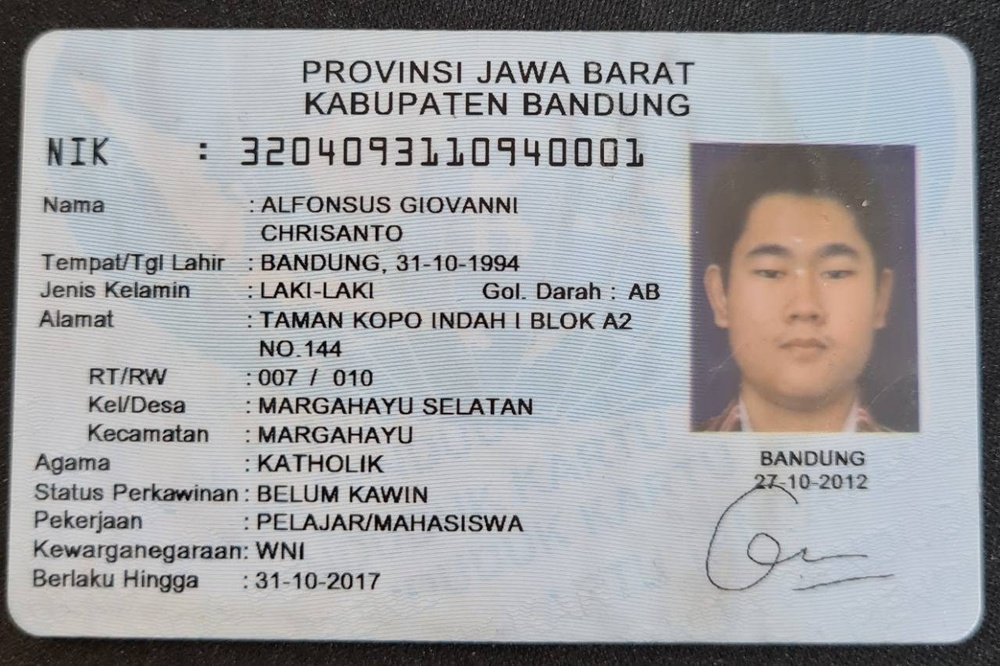
#> input picture KTP-OCR/ktpocr/dataset/ktp10.jpeg, 1000 x 666 px, shrunk from 1280 x 852 before the run
$ python -i extractor.py   (imports and definitions only)
#> lines starting #> are read from the running program, lines starting #| are printed output that depends on the picture
### KTP-OCR/ktpocr/form.py
class KTPInformation(object):
    def __init__(self):
        self.nik = ""
        self.nama = ""
        self.tempat_lahir = ""
        self.tanggal_lahir = ""
        self.jenis_kelamin = ""
        self.golongan_darah = ""
        self.alamat = ""
        self.rt = ""
        self.rw = ""
        self.kelurahan_atau_desa = ""
        self.kecamatan = ""
        self.agama = ""
        self.status_perkawinan = ""
        self.pekerjaan = ""
        self.kewarganegaraan = ""
        berlaku_hingga = "SEMUR HIDUP"

### KTP-OCR/ktpocr/extractor.py
import cv2
import json
import re
import numpy as np
import pytesseract
import matplotlib.pyplot as plt
from ktpocr.form import KTPInformation
from PIL import Image

class KTPOCR(object):
    # [6 lines left out: function __init__, not called in this run]

    def process(self, image):
        raw_extracted_text = pytesseract.image_to_string((self.threshed), lang="ind")
        return raw_extracted_text

    # [40 lines left out: functions word_to_number_converter, extract, not called in this run]


    def master_process(self):
        raw_text = self.process(self.image)
        self.extract(raw_text)

    def to_json(self):
        return json.dumps(self.result.__dict__)

>>> result = KTPOCR('dataset/ktp10.jpeg').master_process()
#> in __init__, self.image is the input picture: shape (666, 1000, 3); mean B, G, R 162, 159.6, 159.2
#> in __init__, `self.gray = cv2.cvtColor(self.image, cv2.COLOR_BGR2GRAY)`:
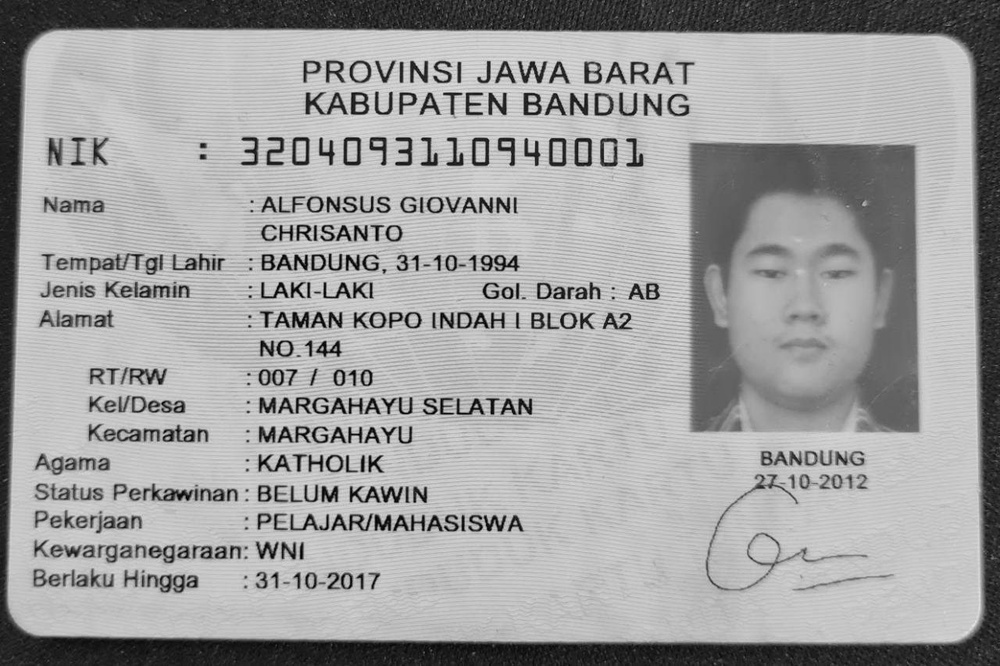
#> self.gray: shape (666, 1000); min 0, max 228, mean 159.8
#> in __init__, `self.th, self.threshed = cv2.threshold(self.gray, 127, 255, cv2.THRESH..`:
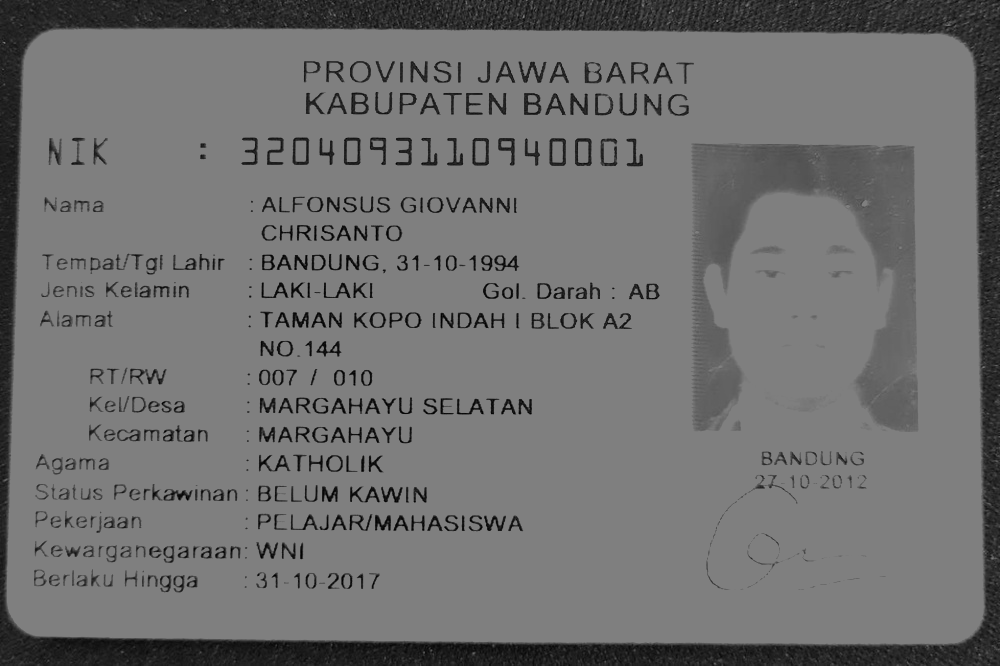
#> self.threshed: shape (666, 1000); min 0, max 127, mean 111.7
#> (the call stopped at in process, `raw_extracted_text = pytesseract.image_to_string((self.threshed), lang..`: pytesseract is not available in this run)
#> (the run stopped early here; a loop or call above may not have finished)

$ run again, on KTP-OCR/ktpocr/dataset/ktp11.jpeg
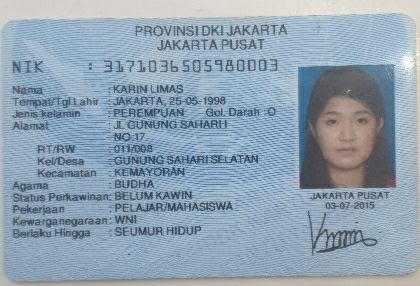
#> input picture KTP-OCR/ktpocr/dataset/ktp11.jpeg, 420 x 286 px
#> in __init__, self.image is the input picture: shape (286, 420, 3); mean B, G, R 178.6, 162.4, 144
#> in __init__, `self.gray = cv2.cvtColor(self.image, cv2.COLOR_BGR2GRAY)`:
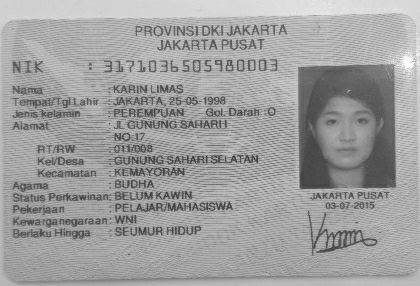
#> self.gray: shape (286, 420); min 34, max 255, mean 158.7
#> in __init__, `self.th, self.threshed = cv2.threshold(self.gray, 127, 255, cv2.THRESH..`:
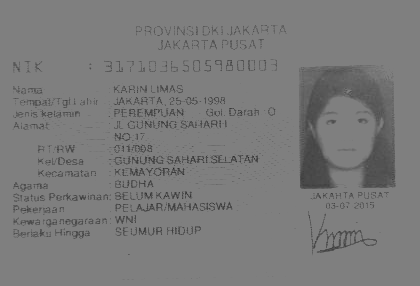
#> self.threshed: shape (286, 420); min 34, max 127, mean 122.3

$ run again, on KTP-OCR/ktpocr/dataset/ktp12.jpeg
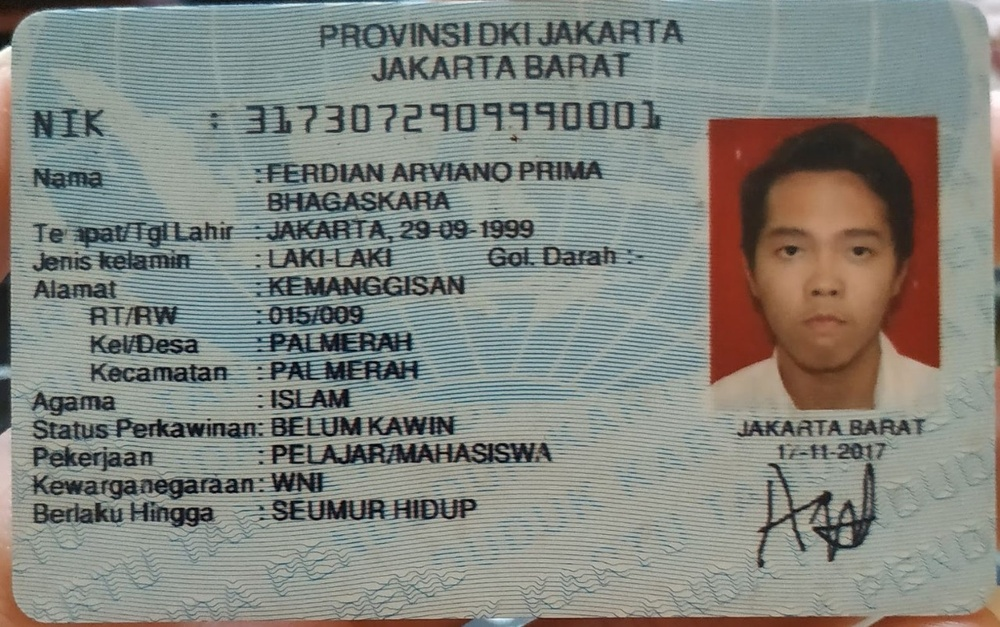
#> input picture KTP-OCR/ktpocr/dataset/ktp12.jpeg, 1000 x 627 px, shrunk from 1280 x 803 before the run
#> in __init__, self.image is the input picture: shape (627, 1000, 3); mean B, G, R 126.6, 133.1, 130.6
#> in __init__, `self.gray = cv2.cvtColor(self.image, cv2.COLOR_BGR2GRAY)`:
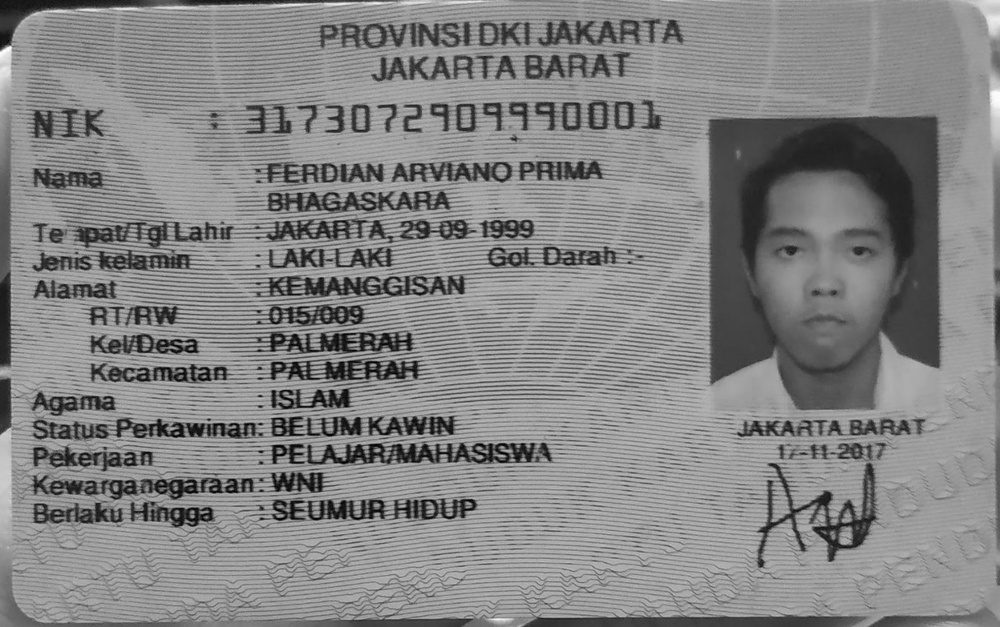
#> self.gray: shape (627, 1000); min 0, max 254, mean 131.6
#> in __init__, `self.th, self.threshed = cv2.threshold(self.gray, 127, 255, cv2.THRESH..`:
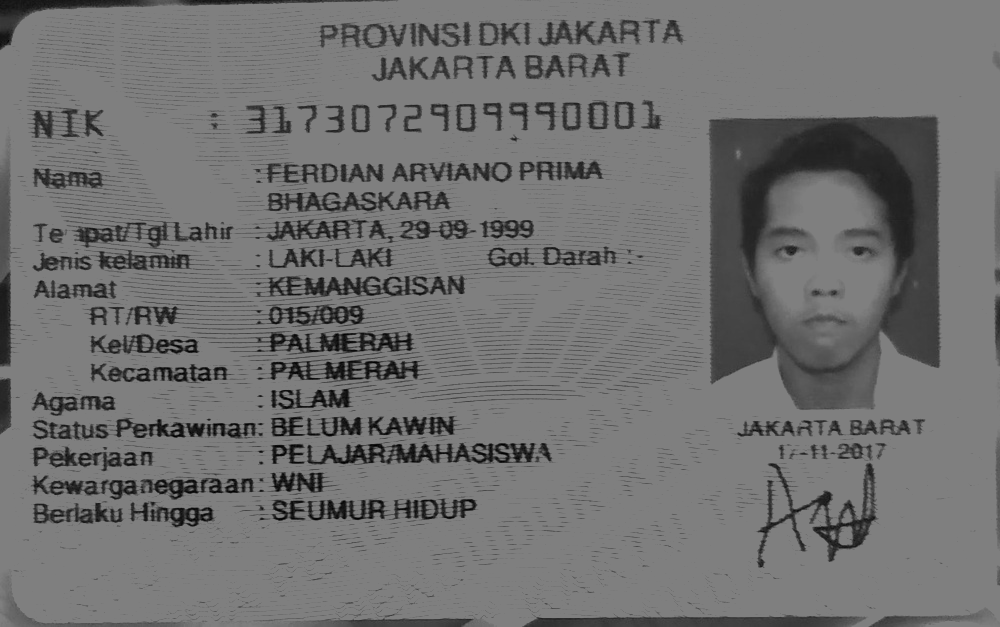
#> self.threshed: shape (627, 1000); min 0, max 127, mean 112.5

$ run again, on KTP-OCR/ktpocr/dataset/ktp13.jpeg
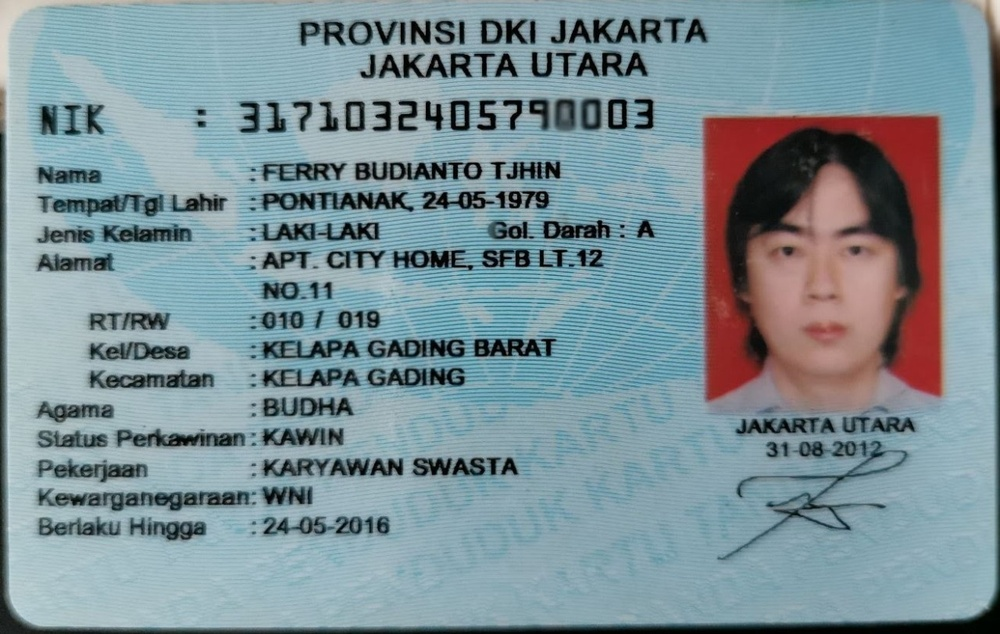
#> input picture KTP-OCR/ktpocr/dataset/ktp13.jpeg, 1000 x 634 px, shrunk from 1280 x 811 before the run
#> in __init__, self.image is the input picture: shape (634, 1000, 3); mean B, G, R 151.7, 144.7, 124.9
#> in __init__, `self.gray = cv2.cvtColor(self.image, cv2.COLOR_BGR2GRAY)`:
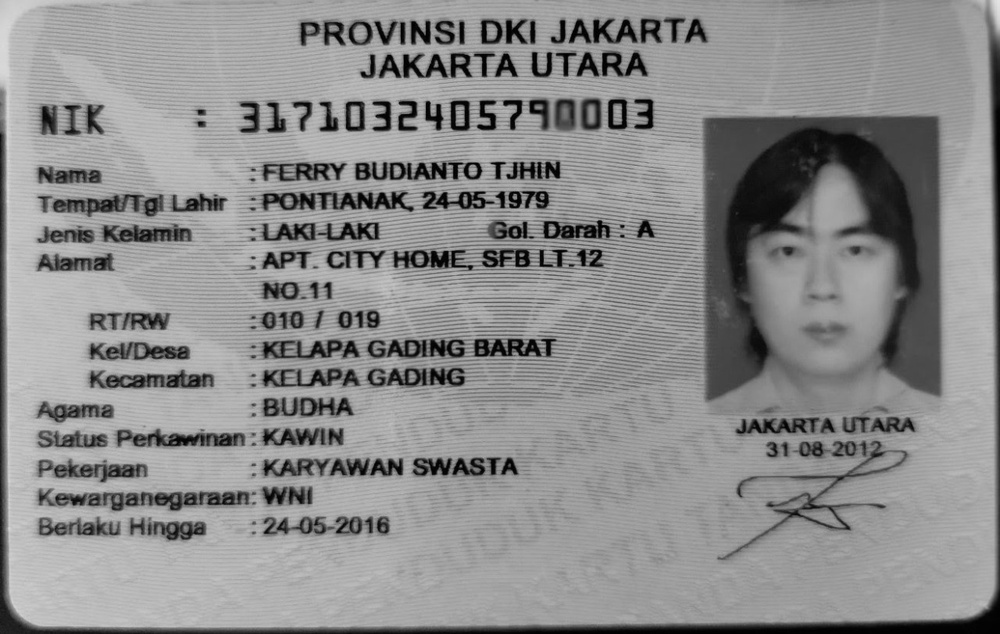
#> self.gray: shape (634, 1000); min 0, max 227, mean 139.6
#> in __init__, `self.th, self.threshed = cv2.threshold(self.gray, 127, 255, cv2.THRESH..`:
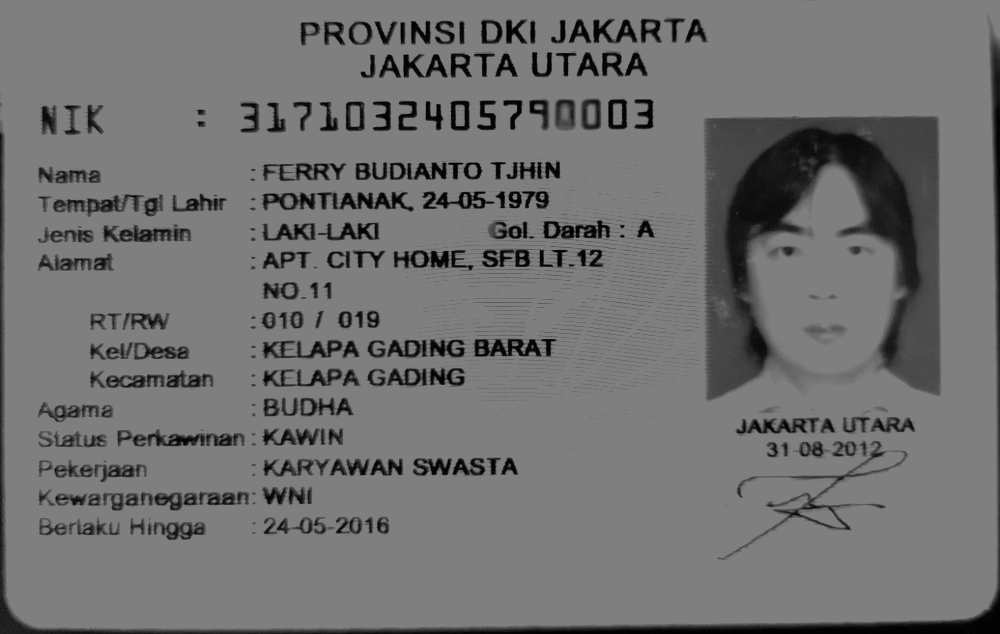
#> self.threshed: shape (634, 1000); min 0, max 127, mean 112.6
